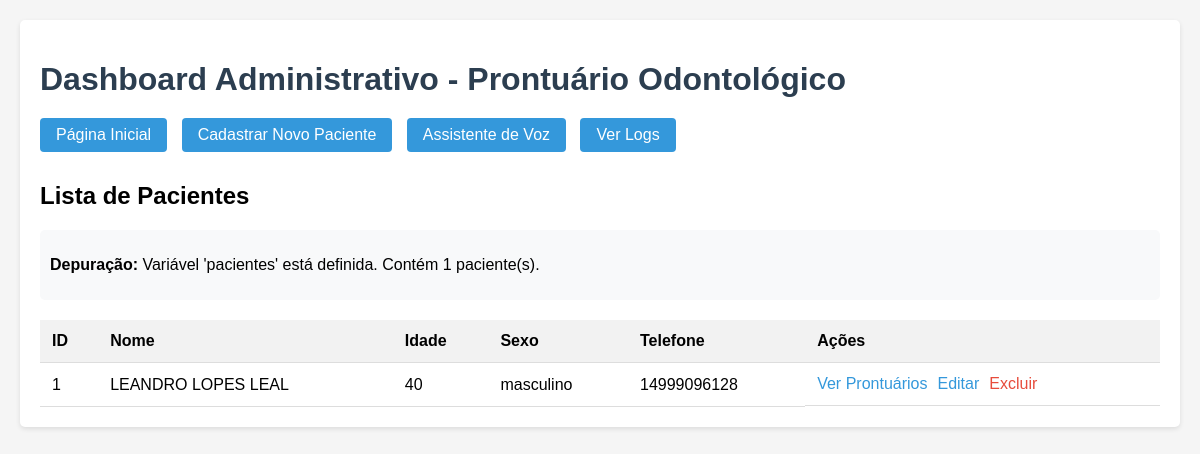
/admin, run on an earlier commit of the app's database.
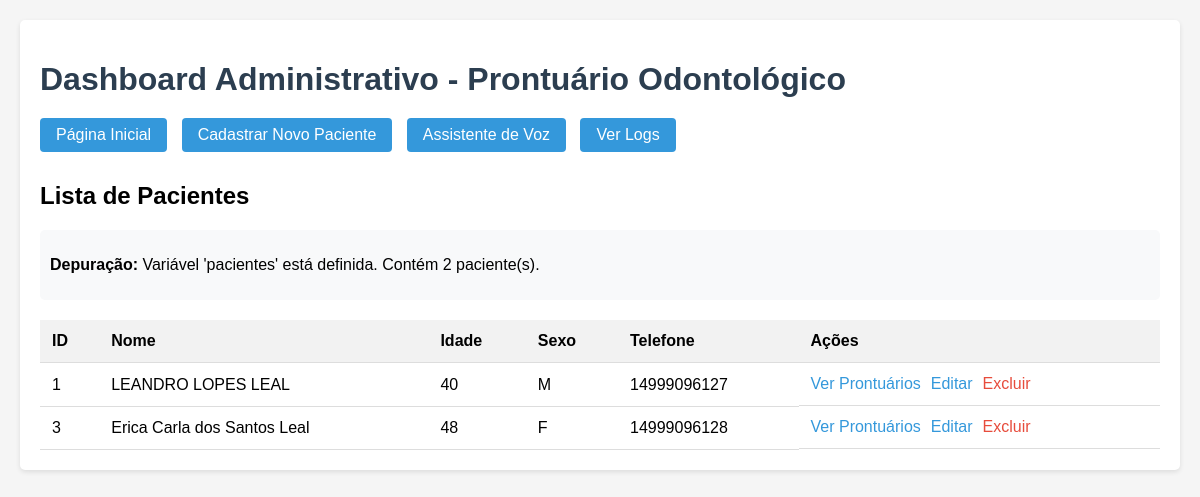
And on a later commit of the database.
### app.py (models this page shows)
class Paciente(db.Model):
    id = db.Column(db.Integer, primary_key=True)
    nome = db.Column(db.String(100))
    idade = db.Column(db.Integer)
    sexo = db.Column(db.String(20))
    telefone = db.Column(db.String(20))
    prontuarios = db.relationship('Prontuario', backref='paciente', lazy=True)

### app.py (the view)
@app.route('/admin')
def admin_dashboard():
    try:
        pacientes = Paciente.query.all()
        print(f"Número de pacientes encontrados: {len(pacientes)}")
        for p in pacientes:
            print(f"Paciente ID: {p.id}, Nome: {p.nome}")
        if not pacientes:
            print("Lista de pacientes está vazia!")
            db.session.commit()
            pacientes = Paciente.query.all()
        pacientes_lista = []
        for p in pacientes:
            pacientes_lista.append({
                'id': p.id,
                'nome': p.nome,
                'idade': p.idade,
                'sexo': p.sexo,
                'telefone': p.telefone
            })
        print(f"Lista convertida: {pacientes_lista}")
        return render_template('admin_dashboard.html', pacientes=pacientes_lista)
    except Exception as e:
        logging.error(f"Erro ao carregar dashboard: {str(e)}")
        db.session.rollback()
        pacientes = Paciente.query.all()
        pacientes_lista = []
        for p in pacientes:
            pacientes_lista.append({
                'id': p.id,
                'nome': p.nome,
                'idade': p.idade,
                'sexo': p.sexo,
                'telefone': p.telefone
            })
        return render_template('admin_dashboard.html', pacientes=pacientes_lista)

### templates/admin_dashboard.html (shortened to what this page needs)
<!DOCTYPE html>
<html lang="pt-br">
<head>
</head>
<body>
    <div class="container">
        <h1>Dashboard Administrativo - Prontuário Odontológico</h1>
        <div>
            <a href="/" class="btn">Página Inicial</a>
            <a href="/novo_paciente" class="btn">Cadastrar Novo Paciente</a>
            <a href="/assistente" class="btn">Assistente de Voz</a>
            <a href="/admin/logs" class="btn">Ver Logs</a>
        </div>
        <h2>Lista de Pacientes</h2>
        <div style="background-color: #f8f9fa; padding: 10px; margin-bottom: 15px; border-radius: 5px;">
            <p><strong>Depuração:</strong>
            {% if pacientes is defined %}
                Variável 'pacientes' está definida.
                {% if pacientes %}
                    Contém {{ pacientes|length }} paciente(s).
                {% else %}
                    Está vazia.
                {% endif %}
            {% else %}
                Variável 'pacientes' NÃO está definida.
            {% endif %}
            </p>
        </div>
        {% if pacientes %}
            <table>
                <thead>
                    <tr>
                        <th>ID</th>
                        <th>Nome</th>
                        <th>Idade</th>
                        <th>Sexo</th>
                        <th>Telefone</th>
                        <th>Ações</th>
                    </tr>
                </thead>
                <tbody>
                    {% for paciente in pacientes %}
                    <tr>
                        <td>{{ paciente.id }}</td>
                        <td>{{ paciente.nome }}</td>
                        <td>{{ paciente.idade }}</td>
                        <td>{{ paciente.sexo }}</td>
                        <td>{{ paciente.telefone }}</td>
                        <td class="actions">
                            <a href="{{ url_for('ver_prontuarios', paciente_id=paciente.id) }}">Ver Prontuários</a>
                            <a href="{{ url_for('editar_paciente', paciente_id=paciente.id) }}">Editar</a>
                            <a href="{{ url_for('excluir_paciente', paciente_id=paciente.id) }}" class="btn-delete">Excluir</a>
                        </td>
                    </tr>
                    {% endfor %}
                </tbody>
            </table>
        {% else %}
            <p>Nenhum paciente cadastrado.</p>
        {% endif %}
    </div>
</body>
</html>

### templates/admin_dashboard.html (style rules this page uses)
body { font-family: Arial, sans-serif; margin: 0; padding: 20px; background-color: #f5f5f5; }
.container { max-width: 1200px; margin: 0 auto; background-color: white; padding: 20px; border-radius: 5px; box-shadow: 0 2px 5px rgba(0,0,0,0.1); }
h1 { color: #2c3e50; margin-bottom: 20px; }
.btn { display: inline-block; padding: 8px 16px; background-color: #3498db; color: white; text-decoration: none; border-radius: 4px; margin-right: 10px; margin-bottom: 10px; }
table { width: 100%; border-collapse: collapse; margin-top: 20px; }
th, td { padding: 12px; text-align: left; border-bottom: 1px solid #ddd; }
th { background-color: #f2f2f2; font-weight: bold; }
.actions { display: flex; gap: 10px; }
.actions a { color: #3498db; text-decoration: none; }
.btn-delete { color: #e74c3c !important; }

What changed in the data, as far as the page shows it:
changed Paciente "LEANDRO LOPES LEAL": sexo "masculino" → "M"; telefone "14999096128" → "14999096127"
added Paciente: id "3", nome "Erica Carla dos Santos Leal", idade "48", sexo "F", telefone "14999096128"
Also different on the page:
{{ pacientes|length }}: "1" → "2"
